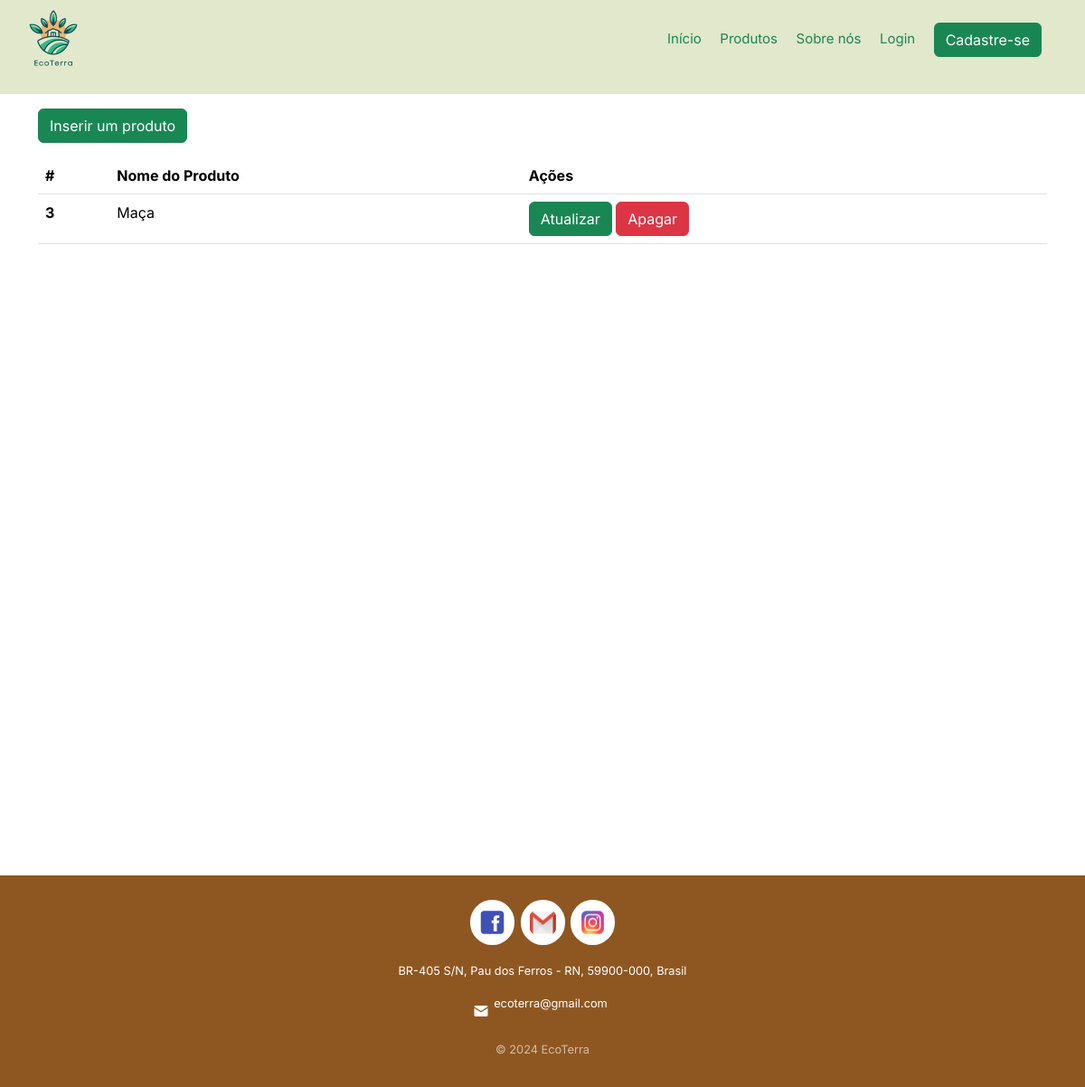
Page /produtos/ on the earlier database version.
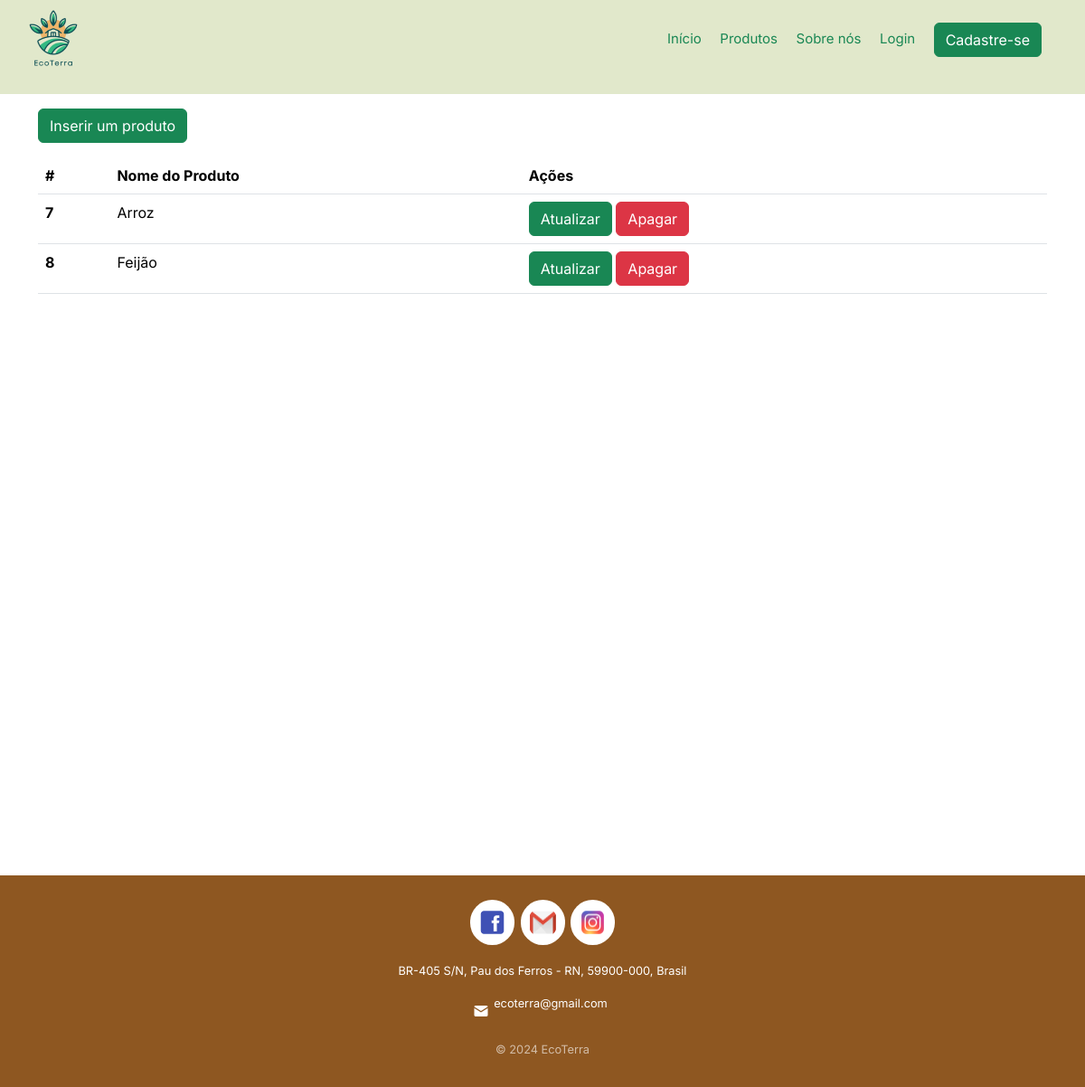
Same page on the later database version.
### app/models.py (models this page shows, shortened)
class Produto(models.Model):
    nome_produto = models.CharField('Nome do produto', max_length=100)

### app/views.py (the view)
# urls.py: path("produtos/", views.produtos_list, name="produtos_list"),
def produtos_list(request):
    produtos = Produto.objects.all()
    return render(request, 'app/listar_produto.html', {'produtos': produtos})

### app/templates/app/listar_produto.html
{% extends "app/base1.html" %}
{% block content %}
<section class="container vh-100">
  <a href="{% url "app:produto_create" %}" class="btn btn-success my-3">Inserir um produto</a>
  <table class="table">
    <thead>
      <tr>
        <th scope="col">#</th>
        <th scope="col">Nome do Produto</th>
        <th scope="col">Ações</th>
      </tr>
    </thead>
    <tbody>
      {% for produto in produtos %}
        <tr>
          <th scope="row">{{ produto.id }}</th>
          <td>{{ produto.nome_produto }}</td>
          <td>
            <a href="{% url "app:produto_update" produto.id %}" class="btn btn-success">Atualizar</a>
            <a href="{% url "app:produto_delete" produto.id %}" class="btn btn-danger">Apagar</a>
          </td>
        </tr>
      {% endfor %}
    </tbody>
  </table>
</section>
{% endblock content %}

### app/templates/app/base1.html (shortened to what this page needs)
{% load static %}
<!DOCTYPE html>
<html lang="en">
<head>
    <link rel="stylesheet" href="{% static "css/base.css" %}">
    <link href="https://cdn.jsdelivr.net/npm/bootstrap@5.3.3/dist/css/bootstrap.min.css" rel="stylesheet">  <link href="https://cdn.jsdelivr.net/npm/bootstrap@5.3.2/dist/css/bootstrap.min.css" rel="stylesheet">
</head>
<body>
    <header>
        <a href="{% url "app:home" %}">
          <img src="{% static "img\Agriculture Nature Logo 4.png" %}" alt="Logo">
        </a>
        <nav class="nav">
            <ul class="links">
                <li>
                    <a class="link text-decoration-none text-success" href="{% url "app:home" %}">Início</a>
                    <a class="link text-decoration-none text-success" href="{% url "app:produtos_list" %}">Produtos</a>
                    <a class="link text-decoration-none text-success" href="{% url "app:about" %}">Sobre nós</a>
                    <a class="link text-decoration-none text-success" href="{% url "app:login" %}">Login</a>
                    <a class="btn btn-success" href="{% url "app:register" %}">Cadastre-se</a>
                </li>
            </ul>
        </nav>
    </header>
    <main>
      {% block content %}{% endblock content %}
    </main>
    <footer class="section_footer margin__top--40">
        <div class="social_media">
            <img class="social_media_logo" src="{% static "img\icons8-facebook-480 1.png" %}" alt="logo facebook">
            <img class="social_media_logo" src="{% static "img\icons8-gmail-240 1.png" %}" alt="logo gmail">
            <img class="social_media_logo" src="{% static "img\icons8-instagram-240 1.png" %}" alt="logo instagram">
        </div>
        <p class="text_footer"> BR-405 S/N, Pau dos Ferros - RN, 59900-000, Brasil </p>
        <div id="email" class="text_footer">
            <div>
                <img src="{% static "img\icons8-carta-96 1.png" %}" alt="ícone email">
            </div>
            <p id="email_text">ecoterra@gmail.com</p>
        </div>
        <p id="ecoterra" class="text_footer">© 2024 EcoTerra </p>
    </footer>
</body>
</html>

### app/static/css/base.css (style rules this page uses)
:root { --ff-heading: 'Roboto', sans-serif; --ff-body: 'Inter', serif; --black: rgb(0, 0, 0); --darker-blue: rgb(5, 5, 29); --dark-blue: rgb(12, 12, 70); --light-blue: rgb(13, 100, 176); --lighter-blue: rgb(180, 220, 255); --gray: rgb(167, 167, 167); --light-gray: rgb(210, 210, 210); --lighter-gray: rgb(243, 243, 243); --off-white: rgb(252, 252, 252); --white: rgb(255, 255, 255); --white-a90: rgba(255, 255, 255, 0.9); }
* { margin: 0; padding: 0; box-sizing: border-box; font-family: Inter; font-style: normal; }
body { font-size: 62.5%; font-family: var(--ff-body); font-weight: 700; background-color: #FFF4E8; -webkit-font-smoothing: antialiased; -moz-osx-font-smoothing: grayscale; text-rendering: optimizeLegibility; }
.btn { color: #FFFFFFCC; padding: 0.6rem; background-color: #2F9D1D; border-radius: 1rem; font-size: 1.2rem; border: none; cursor: pointer; transition: all 0.3s ease-in-out; }
.margin__top--40 { margin-top: 4rem; }
.container { max-width: 1200px; margin: 0 auto; padding: 0 15px; }
header { display: flex; background: #E1E8CB; height: 6.5rem; align-items: center; justify-content: space-between; }
nav { padding: 3rem; display: flex; align-items: center; justify-content: center; }
.links { position: relative; display: flex; align-items: center; justify-content: center; }
.link { color: #2F9D1D; margin-right: 1rem; }
ul { list-style: none; }
a { font-size: 15px; text-decoration: none; }
.social_media { display: flex; justify-content: center; margin-bottom: 0.5rem; }
.social_media_logo { margin: 0.2rem; padding: 0.5rem; background-color: #FFF; ; border-radius: 3rem; }
#email { display: flex; align-items: center; }
#email_text { margin-inline: 0.3rem; }
.section_footer { padding: 1.5rem; color: #FFF; background-color: #8E5721; font-size: 0.8rem; display: flex; flex-direction: column; align-items: center; text-align: center; }
.text_footer { margin: 0.5rem; }
#ecoterra { opacity: 60%; }

Differences in the rows shown:
removed Produto: id "3", nome_produto "Maça"
added Produto: id "7", nome_produto "Arroz"
added Produto: id "8", nome_produto "Feijão"
